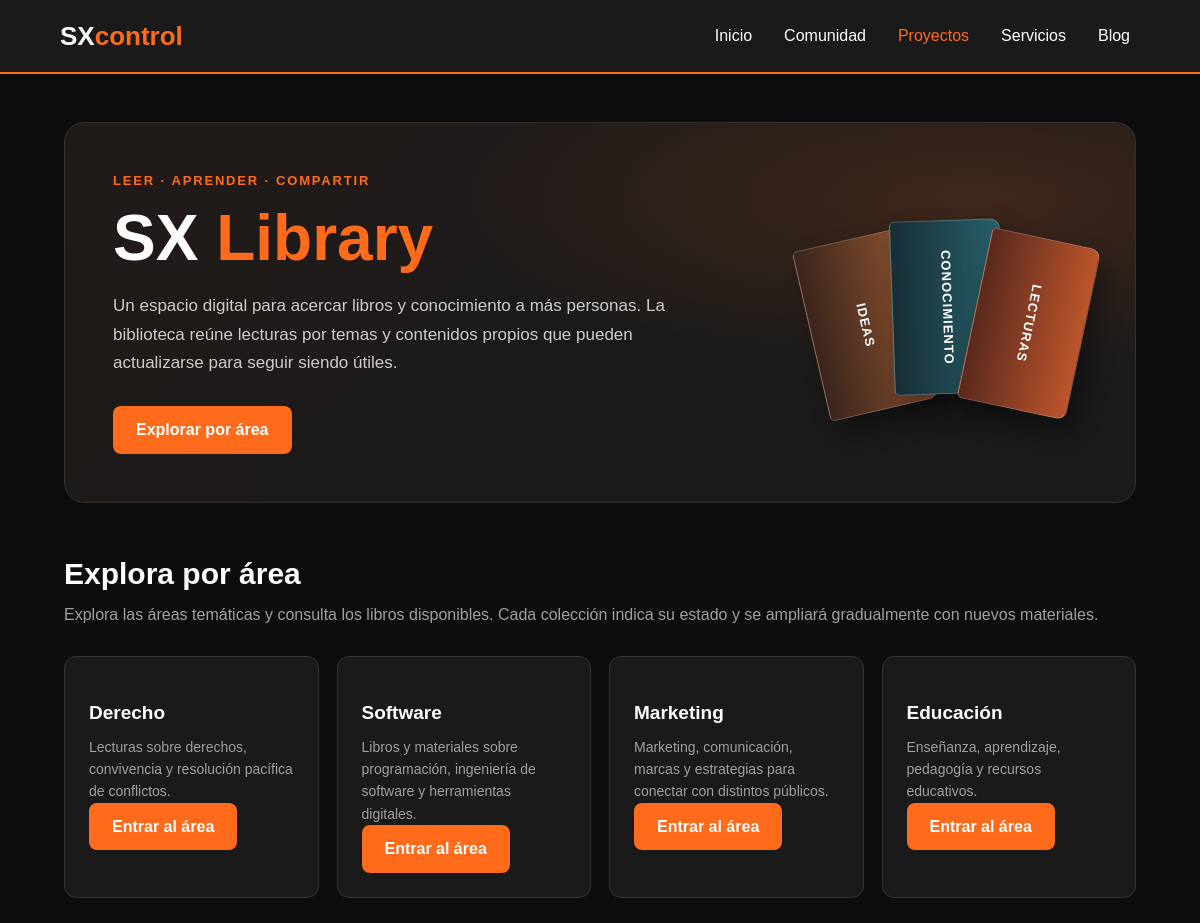
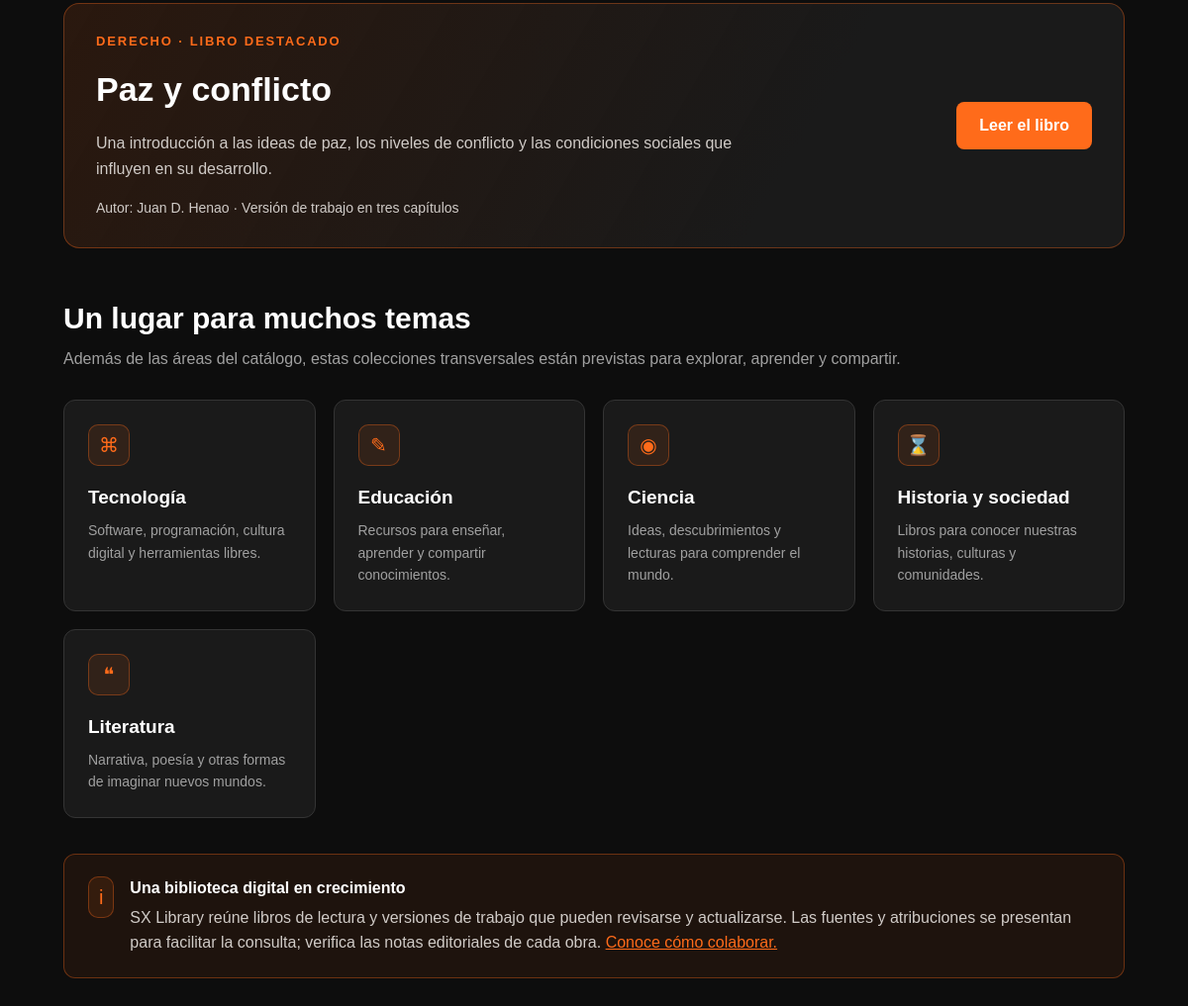
Screenshot of /sx-library with the database file from the repository (2 pictures, top to bottom).
### tables this page shows
CREATE TABLE library_areas (
                slug TEXT PRIMARY KEY,
                nombre TEXT NOT NULL,
                descripcion TEXT NOT NULL,
                posicion INTEGER NOT NULL DEFAULT 0
            );

### app.py (the view)
@app.route("/sx-library")
def sx_library():
    return render_template(
        "Proyectos/SX_Library/library.html",
        areas_bd=areas_library(),
    )

### app.py (called while the page is built)
def areas_library():
    with sqlite3.connect(DB_PATH) as conexion:
        conexion.row_factory = sqlite3.Row
        filas = conexion.execute(
            "SELECT slug, nombre, descripcion FROM library_areas ORDER BY posicion, nombre"
        ).fetchall()
    return [dict(fila) for fila in filas]

### templates/Proyectos/SX_Library/library.html (shortened to what this page needs)
<!DOCTYPE html>
<html lang="es">
<head>
    <link rel="stylesheet" href="{{ url_for('static', filename='css/style.css') }}">
</head>
<body>
    <header>
        <a class="logo" href="{{ url_for('home') }}" aria-label="SXcontrol, inicio">SX<span>control</span></a>
        <nav>
            <ul>
                <li><a href="{{ url_for('home') }}">Inicio</a></li>
                <li><a href="{{ url_for('comunidad') }}">Comunidad</a></li>
                <li><a href="{{ url_for('proyectos') }}" class="active" aria-current="page">Proyectos</a></li>
                <li><a href="{{ url_for('servicios') }}">Servicios</a></li>
                <li><a href="{{ url_for('blog') }}">Blog</a></li>
            </ul>
        </nav>
    </header>
    <main class="library-page">
        <section class="library-hero" aria-labelledby="library-title">
            <div>
                <p class="library-eyebrow">Leer · aprender · compartir</p>
                <h1 id="library-title">SX <span>Library</span></h1>
                <p class="library-intro">Un espacio digital para acercar libros y conocimiento a más personas. La biblioteca reúne lecturas por temas y contenidos propios que pueden actualizarse para seguir siendo útiles.</p>
                <a href="#areas" class="btn">Explorar por área</a>
            </div>
            <div class="library-books-art" aria-hidden="true">
                <div class="library-book">Ideas</div>
                <div class="library-book">Conocimiento</div>
                <div class="library-book">Lecturas</div>
            </div>
        </section>
        <section id="areas" aria-labelledby="areas-title">
            <h2 id="areas-title" class="library-section-heading">Explora por área</h2>
            <p class="library-section-description">Explora las áreas temáticas y consulta los libros disponibles. Cada colección indica su estado y se ampliará gradualmente con nuevos materiales.</p>
            <div class="library-collections">
                {% for area in areas_bd %}
                <article class="library-collection">
                    <h3>{{ area.nombre }}</h3>
                    <p>{{ area.descripcion }}</p>
                    <a href="/sx-library/{{ area.slug }}" class="btn">Entrar al área</a>
                </article>
                {% endfor %}
            </div>
        </section>
        <section class="library-featured" aria-labelledby="featured-title">
            <div>
                <p class="library-eyebrow">Derecho · Libro destacado</p>
                <h2 id="featured-title">Paz y conflicto</h2>
                <p>Una introducción a las ideas de paz, los niveles de conflicto y las condiciones sociales que influyen en su desarrollo.</p>
                <p class="library-book-byline">Autor: Juan D. Henao · Versión de trabajo en tres capítulos</p>
            </div>
            <a href="{{ url_for('sx_library_paz_y_conflicto') }}" class="btn">Leer el libro</a>
        </section>
        <section id="colecciones" aria-labelledby="collections-title">
            <h2 id="collections-title" class="library-section-heading">Un lugar para muchos temas</h2>
            <p class="library-section-description">Además de las áreas del catálogo, estas colecciones transversales están previstas para explorar, aprender y compartir.</p>
            <div class="library-collections">
                <article class="library-collection">
                    <span class="library-collection-icon" aria-hidden="true">⌘</span>
                    <h3>Tecnología</h3>
                    <p>Software, programación, cultura digital y herramientas libres.</p>
                </article>
                <article class="library-collection">
                    <span class="library-collection-icon" aria-hidden="true">✎</span>
                    <h3>Educación</h3>
                    <p>Recursos para enseñar, aprender y compartir conocimientos.</p>
                </article>
                <article class="library-collection">
                    <span class="library-collection-icon" aria-hidden="true">◉</span>
                    <h3>Ciencia</h3>
                    <p>Ideas, descubrimientos y lecturas para comprender el mundo.</p>
                </article>
                <article class="library-collection">
                    <span class="library-collection-icon" aria-hidden="true">⌛</span>
                    <h3>Historia y sociedad</h3>
                    <p>Libros para conocer nuestras historias, culturas y comunidades.</p>
                </article>
                <article class="library-collection">
                    <span class="library-collection-icon" aria-hidden="true">❝</span>
                    <h3>Literatura</h3>
                    <p>Narrativa, poesía y otras formas de imaginar nuevos mundos.</p>
                </article>
            </div>
        </section>
        <aside class="library-status" aria-label="Estado de SX Library">
            <span class="library-collection-icon" aria-hidden="true">i</span>
            <div>
                <strong>Una biblioteca digital en crecimiento</strong>
                <p>SX Library reúne libros de lectura y versiones de trabajo que pueden revisarse y actualizarse. Las fuentes y atribuciones se presentan para facilitar la consulta; verifica las notas editoriales de cada obra. <a href="{{ url_for('comunidad_colaboradores') }}">Conoce cómo colaborar.</a></p>
            </div>
        </aside>
    </main>
</body>
</html>

### rows the page displays
library_areas: nombre "Derecho", descripcion "Lecturas sobre derechos, convivencia y resolución pacífica de conflictos."
library_areas: nombre "Software", descripcion "Libros y materiales sobre programación, ingeniería de software y herramientas digitales."
library_areas: nombre "Marketing", descripcion "Marketing, comunicación, marcas y estrategias para conectar con distintos públicos."
library_areas: nombre "Educación", descripcion "Enseñanza, aprendizaje, pedagogía y recursos educativos."
